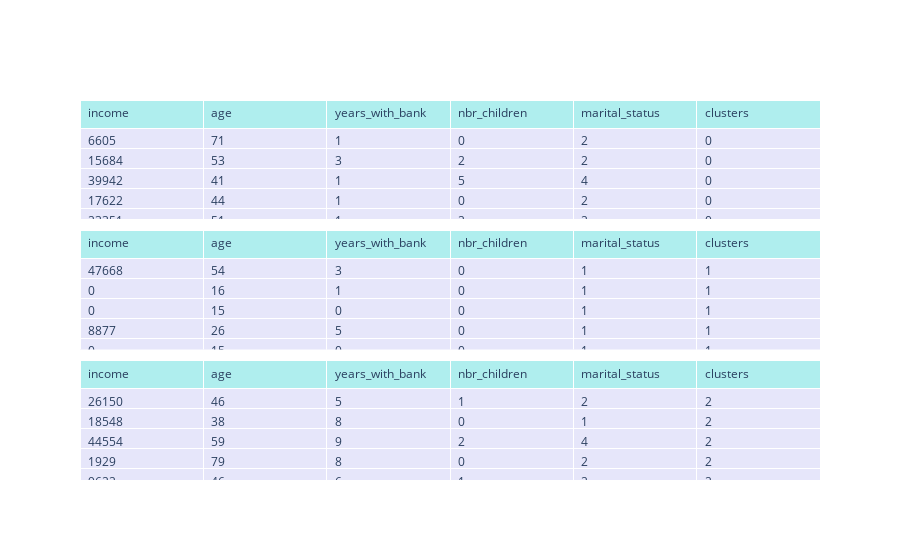

Here is the notebook cell this chart was saved with:
### Code cell
fig987 = make_subplots(
    rows=3, cols=1,
    shared_xaxes=True,
    vertical_spacing=0.03,
    specs=[[{"type": "table"}],
           [{"type": "table"}],
           [{"type": "table"}]])

fig987.add_trace(go.Table(
    header=dict(values=list(z0.columns),
                fill_color='paleturquoise',
                align='left'),
    cells=dict(values=[z0.income, z0.age, z0.years_with_bank, z0.nbr_children,z0.marital_status,z0.clusters],
               fill_color='lavender',
               align='left')),row=1,col=1)
fig987.add_trace(go.Table(
    header=dict(values=list(z0.columns),
                fill_color='paleturquoise',
                align='left'),
    cells=dict(values=[z1.income, z1.age, z1.years_with_bank, z1.nbr_children,z1.marital_status,z1.clusters],
               fill_color='lavender',
               align='left')),row=2,col=1)
fig987.add_trace(go.Table(
    header=dict(values=list(z0.columns),
                fill_color='paleturquoise',
                align='left'),
    cells=dict(values=[z2.income, z2.age, z2.years_with_bank, z2.nbr_children,z2.marital_status,z2.clusters],
               fill_color='lavender',
               align='left')),row=3,col=1)



fig987.show()

### Figure 1 — Plotly figure (JSON) as saved in the notebook; plotly's stock layout.template omitted (floating-point values rounded to 4 significant figures; data arrays with more than 128 entries replaced by an {"elided": "..."} marker saying what was removed)
{"data": [{"cells": {"align": "left", "fill": {"color": "lavender"}, "values": {"elided": "6x247 int values"}}, "domain": {"x": [0, 1], "y": [0.6867, 1.0]}, "header": {"align": "left", "fill": {"color": "paleturquoise"}, "values": ["income", "age", "years_with_bank", "nbr_children", "marital_status", "clusters"]}, "type": "table"}, {"cells": {"align": "left", "fill": {"color": "lavender"}, "values": {"elided": "6x236 int values"}}, "domain": {"x": [0, 1], "y": [0.3433, 0.6567]}, "header": {"align": "left", "fill": {"color": "paleturquoise"}, "values": ["income", "age", "years_with_bank", "nbr_children", "marital_status", "clusters"]}, "type": "table"}, {"cells": {"align": "left", "fill": {"color": "lavender"}, "values": {"elided": "6x264 int values"}}, "domain": {"x": [0, 1], "y": [0, 0.3133]}, "header": {"align": "left", "fill": {"color": "paleturquoise"}, "values": ["income", "age", "years_with_bank", "nbr_children", "marital_status", "clusters"]}, "type": "table"}], "layout": {"autosize": true}}
